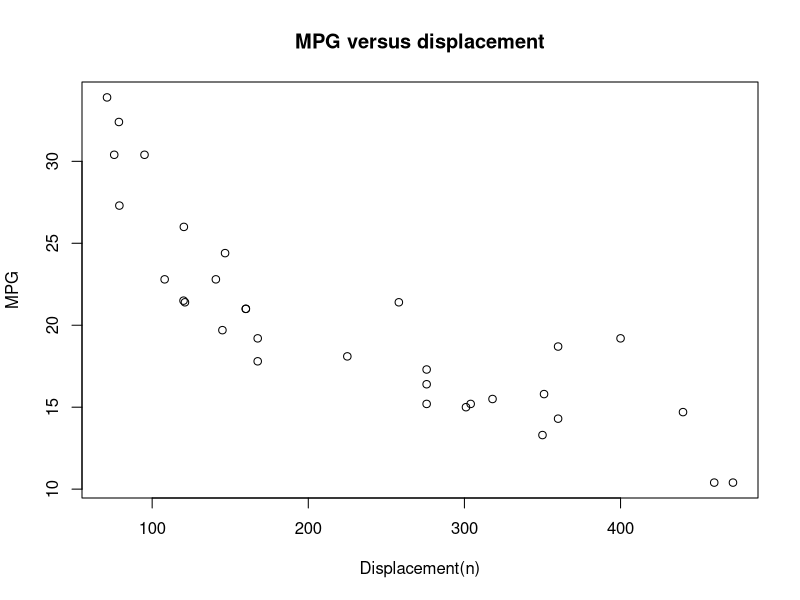

R code for this plot:
## ---- chunk 1
knitr::opts_chunk$set(echo = TRUE)
## ---- chunk 2
summary(mtcars)
str(mtcars)
## ---- chunk 3
plot(mtcars$disp, mtcars$mpg, 
     main = "MPG versus displacement", 
     xlab = "Displacement(n)", 
     ylab = "MPG")
summary(mtcars$mpg)
